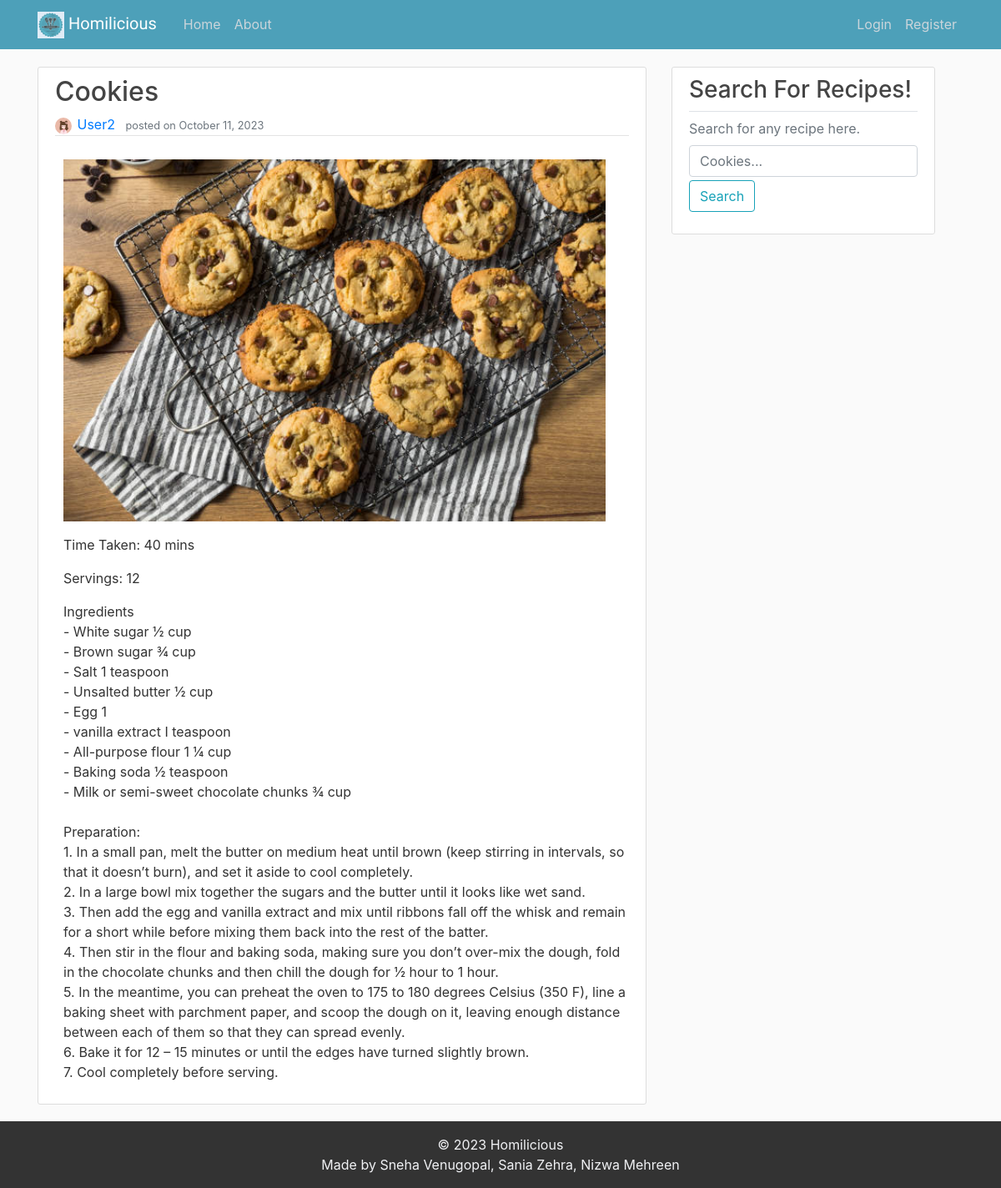
Screenshot of /recipe/6/ with the database file from the repository.
### recipes/models.py (models this page shows, shortened)
class Recipe(models.Model):
    recipe_name = models.CharField(max_length=100)
    author = models.ForeignKey(User, on_delete=models.CASCADE)
    content = models.TextField()
    date_posted = models.DateTimeField(default=timezone.now)
    recipe_img = models.ImageField(upload_to="recipe_images")
    total_time = models.CharField(max_length=20)
    servings = models.PositiveIntegerField()

### users/models.py (models this page shows, shortened)
class Profile(models.Model):
    user = models.OneToOneField(User, on_delete=models.CASCADE)
    profile_pic = models.ImageField(default='profile_pics/default.jpg', upload_to='profile_pics')

### recipes/views.py (the view)
# urls.py: path('recipe/<int:pk>/', RecipeDetailView.as_view(), name='recipe_detail'),
class RecipeDetailView(DetailView):
    model = Recipe

### recipes/templates/recipes/recipe_detail.html (shortened to what this page needs)
{% extends "recipes/base.html" %}
{% block content %}
    <article class="media content-section">
        <div class="media-body">
        <h2 class="article-title">{{ object.recipe_name }}</h2>
        <div class="article-metadata">
            <img style="width: 20px; height: 20px;" class="smaller-image rounded-circle article-img" src="{{ recipe.author.profile.profile_pic.url }}">
            <a class="mr-2" href="#">{{ object.author }}</a>
            <small class="text-muted">posted on {{ object.date_posted|date:"F d, Y" }}</small>
        </div>
        <p class="article-content">
            <img src="{{ recipe.recipe_img.url }}" alt="Recipe Image" width="650">
        </p>
        <p class="article-content">Time Taken: {{ object.total_time }}</p>
        <p class="article-content">Servings: {{ object.servings }}</p>
        <p class="article-content">{{ object.content }}</p>
        </div>
    </article>
{% endblock content %}

### recipes/static/recipes/style.css (style rules this page uses)
body { min-height: 100vh; display: flex; flex-direction: column; background: #fafafa; color: #333333; margin-top: 5rem; }
h1, h2, h3, h4, h5, h6 { color: #444444; }
.content-section { background: #ffffff; padding: 10px 20px; border: 1px solid #dddddd; border-radius: 3px; margin-bottom: 20px; }
.article-title { color: #444444; }
.article-content { white-space: pre-line; margin-left: 10px; }
.article-img { height: 65px; width: 65px; margin-right: 2px; }
.article-metadata { padding-bottom: 1px; margin-bottom: 4px; border-bottom: 1px solid #e3e3e3 }

### rows the page displays
Recipe: recipe_name "Cookies", author.profile.profile_pic (picture), author "User2", date_posted "October 11, 2023", recipe_img (picture), total_time "40 mins", servings "12", content "Ingredients - White sugar ½ cup - Brown sugar ¾ cup - Salt 1 teaspoon - Unsalted butter ½ cup - Egg 1 - vanilla extract I teaspoon - All-purpose flour 1 ¼ cup - Baking soda ½ teaspoon - Milk or semi-sweet chocolate chunks ¾ cup Preparation: 1. In a small pan, melt the butter on medium heat until brown (keep stirring in intervals, so that it doesn’t burn), and set it aside to cool completely. 2. In a large bowl mix together the sugars and the butter until it looks like wet sand. 3. Then add the egg and vanilla extract and mix until ribbons fall off the whisk and remain for a short while before mixing them back into the rest of the batter. 4. Then stir in the flour and baking soda, making…"
